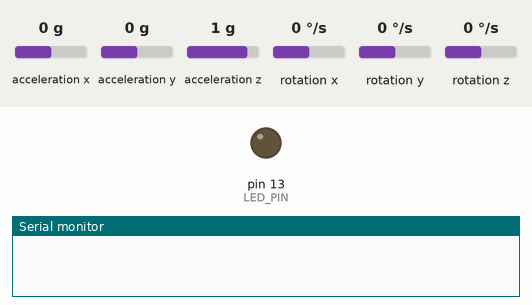
This sketch was run on a simulated Arduino Uno, built with avr-gcc and run on an emulated ATmega328P. Parts: output pins drawn as LEDs (lit = HIGH), the last lines printed to the serial monitor. Wiring (inferred from the names in the program): MPU-6050 motion sensor at I2C address 0x68. Dashed ring = blinking. The test bench sets the inputs (shaded band); at power-on: acceleration x 0 g, acceleration y 0 g, rotation x 0 °/s, acceleration z 1 g, rotation y 0 °/s, rotation z 0 °/s. Pins used as bus, display or sensor lines are not drawn.

Above: at 0.01 s.
At 4.39 s:
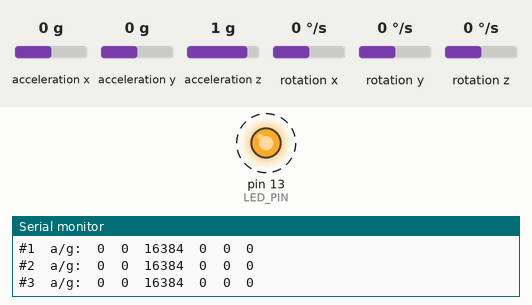
4.4 s: acceleration x set to -1.4 g
7.4 s: acceleration y set to -1.4 g
10.4 s: rotation x set to 100 °/s
Timing chart, 0 to 14.4 s (numbered marks = the images above; inputs shaded):
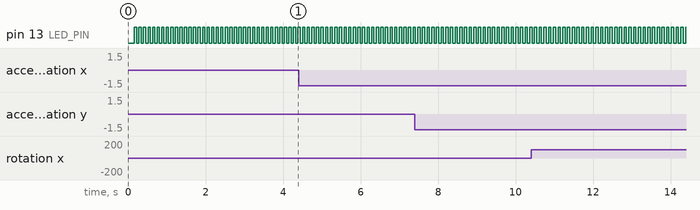

Measured:
- by itself, pin 13 (LED_PIN): alternates HIGH for 0.06 s and LOW for 0.06 s

The sketch:

multiple-mpus_with-74HCT4052.ino
```cpp
// I2C device class (I2Cdev) demonstration Arduino sketch for MPU6050 class
// 10/7/2011 by Jeff Rowberg <jeff@rowberg.net>
// Updates should (hopefully) always be available at https://github.com/jrowberg/i2cdevlib
//
// Changelog:
//      2013-05-08 - added multiple output formats
//                 - added seamless Fastwire support
//      2011-10-07 - initial release

/* ============================================
I2Cdev device library code is placed under the MIT license
Copyright (c) 2011 Jeff Rowberg

Permission is hereby granted, free of charge, to any person obtaining a copy
of this software and associated documentation files (the "Software"), to deal
in the Software without restriction, including without limitation the rights
to use, copy, modify, merge, publish, distribute, sublicense, and/or sell
copies of the Software, and to permit persons to whom the Software is
furnished to do so, subject to the following conditions:

The above copyright notice and this permission notice shall be included in
all copies or substantial portions of the Software.

THE SOFTWARE IS PROVIDED "AS IS", WITHOUT WARRANTY OF ANY KIND, EXPRESS OR
IMPLIED, INCLUDING BUT NOT LIMITED TO THE WARRANTIES OF MERCHANTABILITY,
FITNESS FOR A PARTICULAR PURPOSE AND NONINFRINGEMENT. IN NO EVENT SHALL THE
AUTHORS OR COPYRIGHT HOLDERS BE LIABLE FOR ANY CLAIM, DAMAGES OR OTHER
LIABILITY, WHETHER IN AN ACTION OF CONTRACT, TORT OR OTHERWISE, ARISING FROM,
OUT OF OR IN CONNECTION WITH THE SOFTWARE OR THE USE OR OTHER DEALINGS IN
THE SOFTWARE.
===============================================
*/

// I2Cdev and MPU6050 must be installed as libraries, or else the .cpp/.h files
// for both classes must be in the include path of your project
// #include "I2Cdev.h"
// #include "MPU6050.h"
#include <I2Cdev.h>
#include <MPU6050.h>

// Arduino Wire library is required if I2Cdev I2CDEV_ARDUINO_WIRE implementation
// is used in I2Cdev.h
#if I2CDEV_IMPLEMENTATION == I2CDEV_ARDUINO_WIRE
    #include "Wire.h"
#endif

// class default I2C address is 0x68
// specific I2C addresses may be passed as a parameter here
// AD0 low = 0x68 (default for InvenSense evaluation board)
// AD0 high = 0x69
MPU6050 mpu_0(0x68);
MPU6050 mpu_1(0x68);
MPU6050 mpu_2(0x68);
MPU6050 mpu_3(0x68);
//MPU6050 accelgyro(0x69); // <-- use for AD0 high

int16_t ax_0, ay_0, az_0, ax_1, ay_1, az_1, ax_2, ay_2, az_2, ax_3, ay_3, az_3;
int16_t gx_0, gy_0, gz_0, gx_1, gy_1, gz_1, gx_2, gy_2, gz_2, gx_3, gy_3, gz_3;

// uncomment "OUTPUT_READABLE_ACCELGYRO" if you want to see a tab-separated
// list of the accel X/Y/Z and then gyro X/Y/Z values in decimal. Easy to read,
// not so easy to parse, and slow(er) over UART.
#define OUTPUT_READABLE_ACCELGYRO

// uncomment "OUTPUT_BINARY_ACCELGYRO" to send all 6 axes of data as 16-bit
// binary, one right after the other. This is very fast (as fast as possible
// without compression or data loss), and easy to parse, but impossible to read
// for a human.
//#define OUTPUT_BINARY_ACCELGYRO

#define LED_PIN 13
bool blinkState = false;

//Mux control pins
int s0 = 5;
int s1 = 6;

//Mux in "SIG" pin
int SIG_pin = 0;

const int MPU=0x68;

void setup() {

    pinMode(s0, OUTPUT);
    pinMode(s1, OUTPUT);

//    delay(5);
//    Wire.begin();
//    Wire.beginTransmission(MPU);
//    Wire.write(0x6B);  // PWR_MGMT_1 register
//    Wire.write(0);     // set to zero (wakes up the MPU-6050)
//    Wire.endTransmission(true);
//    delay(15);
//
//    digitalWrite(s0, HIGH);
//    digitalWrite(s1, LOW);
//    digitalWrite(s2, LOW);
//    delay(5);
//
//    Wire.begin();
//    Wire.beginTransmission(MPU);
//    Wire.write(0x6B);  // PWR_MGMT_1 register
//    Wire.write(0);     // set to zero (wakes up the MPU-6050)
//    Wire.endTransmission(true);
//    delay(15);

    // join I2C bus (I2Cdev library doesn't do this automatically)
    #if I2CDEV_IMPLEMENTATION == I2CDEV_ARDUINO_WIRE
        Wire.begin();
    #elif I2CDEV_IMPLEMENTATION == I2CDEV_BUILTIN_FASTWIRE
        Fastwire::setup(400, true);
    #endif

    // initialize serial communication
    // (38400 chosen because it works as well at 8MHz as it does at 16MHz, but
    // it's really up to you depending on your project)
    Serial.begin(38400);

    // ================= MPU: 0 =================
    digitalWrite(s0, LOW);
    digitalWrite(s1, LOW);
    delay(5);
    Wire.begin();
    Wire.beginTransmission(MPU);
    Wire.write(0x6B);  // PWR_MGMT_1 register
    Wire.write(0);     // set to zero (wakes up the MPU-6050)
    Wire.endTransmission(true);
    delay(15);
    mpu_0.initialize();
    Serial.println("Testing device connections #0 ...");
    Serial.println(mpu_0.testConnection() ? "MPU6050 connection #0 successful" : "MPU6050 connection #0 failed");
    delay(5);

    // ================= MPU: 1 =================
    digitalWrite(s0, HIGH);
    digitalWrite(s1, LOW);
    delay(5);
    Wire.begin();
    Wire.beginTransmission(MPU);
    Wire.write(0x6B);  // PWR_MGMT_1 register
    Wire.write(0);     // set to zero (wakes up the MPU-6050)
    Wire.endTransmission(true);
    delay(15);
    mpu_1.initialize();
    Serial.println("Testing device connections #1 ...");
    Serial.println(mpu_1.testConnection() ? "MPU6050 connection #1 successful" : "MPU6050 connection #1 failed");
    delay(5);

    // ================= MPU: 2 =================
    digitalWrite(s0, LOW);
    digitalWrite(s1, HIGH);
    delay(5);
    Wire.begin();
    Wire.beginTransmission(MPU);
    Wire.write(0x6B);  // PWR_MGMT_1 register
    Wire.write(0);     // set to zero (wakes up the MPU-6050)
    Wire.endTransmission(true);
    delay(15);
    mpu_2.initialize();
    Serial.println("Testing device connections #2 ...");
    Serial.println(mpu_2.testConnection() ? "MPU6050 connection #2 successful" : "MPU6050 connection #2 failed");
    delay(5);

    // ================= MPU: 3 =================
    digitalWrite(s0, HIGH);
    digitalWrite(s1, HIGH);
    delay(5);
    Wire.begin();
    Wire.beginTransmission(MPU);
    Wire.write(0x6B);  // PWR_MGMT_1 register
    Wire.write(0);     // set to zero (wakes up the MPU-6050)
    Wire.endTransmission(true);
    delay(15);
    mpu_3.initialize();
    Serial.println("Testing device connections #3 ...");
    Serial.println(mpu_3.testConnection() ? "MPU6050 connection #3 successful" : "MPU6050 connection #3 failed");
    delay(5);

    // use the code below to change accel/gyro offset values
    /*
    Serial.println("Updating internal sensor offsets...");
    // -76	-2359	1688	0	0	0
    Serial.print(accelgyro.getXAccelOffset()); Serial.print("\t"); // -76
    Serial.print(accelgyro.getYAccelOffset()); Serial.print("\t"); // -2359
    Serial.print(accelgyro.getZAccelOffset()); Serial.print("\t"); // 1688
    Serial.print(accelgyro.getXGyroOffset()); Serial.print("\t"); // 0
    Serial.print(accelgyro.getYGyroOffset()); Serial.print("\t"); // 0
    Serial.print(accelgyro.getZGyroOffset()); Serial.print("\t"); // 0
    Serial.print("\n");
    accelgyro.setXGyroOffset(220);
    accelgyro.setYGyroOffset(76);
    accelgyro.setZGyroOffset(-85);
    Serial.print(accelgyro.getXAccelOffset()); Serial.print("\t"); // -76
    Serial.print(accelgyro.getYAccelOffset()); Serial.print("\t"); // -2359
    Serial.print(accelgyro.getZAccelOffset()); Serial.print("\t"); // 1688
    Serial.print(accelgyro.getXGyroOffset()); Serial.print("\t"); // 0
    Serial.print(accelgyro.getYGyroOffset()); Serial.print("\t"); // 0
    Serial.print(accelgyro.getZGyroOffset()); Serial.print("\t"); // 0
    Serial.print("\n");
    */

    // configure Arduino LED for
    pinMode(LED_PIN, OUTPUT);
}

void loop() {
    // read raw accel/gyro measurements from device
//    accelgyro.getMotion6(&ax, &ay, &az, &gx, &gy, &gz);

    // these methods (and a few others) are also available
    //accelgyro.getAcceleration(&ax, &ay, &az);
    //accelgyro.getRotation(&gx, &gy, &gz);

    // ================= MPU: 0 =================
    digitalWrite(s0, LOW);
    digitalWrite(s1, LOW);
    delay(5);
    mpu_0.getMotion6(&ax_0, &ay_0, &az_0, &gx_0, &gy_0, &gz_0);
    #ifdef OUTPUT_READABLE_ACCELGYRO
        Serial.print("#0\ta/g:\t");
        Serial.print(ax_0); Serial.print("\t");
        Serial.print(ay_0); Serial.print("\t");
        Serial.print(az_0); Serial.print("\t");
        Serial.print(gx_0); Serial.print("\t");
        Serial.print(gy_0); Serial.print("\t");
        Serial.println(gz_0);
    #endif
    delay(5);

    // ================= MPU: 1 =================
    digitalWrite(s0, HIGH);
    digitalWrite(s1, LOW);
    delay(5);
    mpu_1.getMotion6(&ax_1, &ay_1, &az_1, &gx_1, &gy_1, &gz_1);
    #ifdef OUTPUT_READABLE_ACCELGYRO
        Serial.print("#1\ta/g:\t");
        Serial.print(ax_1); Serial.print("\t");
        Serial.print(ay_1); Serial.print("\t");
        Serial.print(az_1); Serial.print("\t");
        Serial.print(gx_1); Serial.print("\t");
        Serial.print(gy_1); Serial.print("\t");
        Serial.println(gz_1);
    #endif
    delay(5);

    // ================= MPU: 2 =================
    digitalWrite(s0, LOW);
    digitalWrite(s1, HIGH);
    delay(5);
    mpu_2.getMotion6(&ax_2, &ay_2, &az_2, &gx_2, &gy_2, &gz_2);
    #ifdef OUTPUT_READABLE_ACCELGYRO
        Serial.print("#2\ta/g:\t");
        Serial.print(ax_2); Serial.print("\t");
        Serial.print(ay_2); Serial.print("\t");
        Serial.print(az_2); Serial.print("\t");
        Serial.print(gx_2); Serial.print("\t");
        Serial.print(gy_2); Serial.print("\t");
        Serial.println(gz_2);
    #endif
    delay(5);

    // ================= MPU: 3 =================
    digitalWrite(s0, HIGH);
    digitalWrite(s1, HIGH);
    delay(5);
    mpu_3.getMotion6(&ax_3, &ay_3, &az_3, &gx_3, &gy_3, &gz_3);
    #ifdef OUTPUT_READABLE_ACCELGYRO
        Serial.print("#3\ta/g:\t");
        Serial.print(ax_3); Serial.print("\t");
        Serial.print(ay_3); Serial.print("\t");
        Serial.print(az_3); Serial.print("\t");
        Serial.print(gx_3); Serial.print("\t");
        Serial.print(gy_3); Serial.print("\t");
        Serial.println(gz_3);
    #endif
    delay(5);

//    #ifdef OUTPUT_BINARY_ACCELGYRO
//        Serial.write((uint8_t)(ax >> 8)); Serial.write((uint8_t)(ax & 0xFF));
//        Serial.write((uint8_t)(ay >> 8)); Serial.write((uint8_t)(ay & 0xFF));
//        Serial.write((uint8_t)(az >> 8)); Serial.write((uint8_t)(az & 0xFF));
//        Serial.write((uint8_t)(gx >> 8)); Serial.write((uint8_t)(gx & 0xFF));
//        Serial.write((uint8_t)(gy >> 8)); Serial.write((uint8_t)(gy & 0xFF));
//        Serial.write((uint8_t)(gz >> 8)); Serial.write((uint8_t)(gz & 0xFF));
//    #endif

    // blink LED to indicate activity
    blinkState = !blinkState;
    digitalWrite(LED_PIN, blinkState);
}
```
